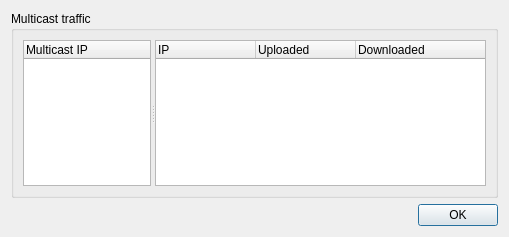
<?xml version="1.0" encoding="UTF-8"?>
<ui version="4.0">
 <class>MyOutputDialogClass</class>
 <widget class="QDialog" name="MyOutputDialogClass">
  <property name="geometry">
   <rect>
    <x>0</x>
    <y>0</y>
    <width>509</width>
    <height>237</height>
   </rect>
  </property>
  <property name="windowTitle">
   <string>My output dialog</string>
  </property>
  <property name="windowIcon">
   <iconset resource="images.qrc">
    <normaloff>:/images/lananalyzer.png</normaloff>:/images/lananalyzer.png</iconset>
  </property>
  <layout class="QGridLayout" name="gridLayout">
   <item row="0" column="0">
    <widget class="QGroupBox" name="groupBox">
     <property name="title">
      <string>Multicast traffic</string>
     </property>
     <layout class="QGridLayout" name="gridLayout_2">
      <item row="0" column="0">
       <widget class="QSplitter" name="splitter">
        <property name="orientation">
         <enum>Qt::Horizontal</enum>
        </property>
        <widget class="QTreeWidget" name="treeWidgetMulticast">
         <property name="sizePolicy">
          <sizepolicy hsizetype="Preferred" vsizetype="Expanding">
           <horstretch>0</horstretch>
           <verstretch>0</verstretch>
          </sizepolicy>
         </property>
         <property name="maximumSize">
          <size>
           <width>128</width>
           <height>16777215</height>
          </size>
         </property>
         <property name="editTriggers">
          <set>QAbstractItemView::NoEditTriggers</set>
         </property>
         <property name="showDropIndicator" stdset="0">
          <bool>false</bool>
         </property>
         <property name="rootIsDecorated">
          <bool>false</bool>
         </property>
         <property name="itemsExpandable">
          <bool>false</bool>
         </property>
         <column>
          <property name="text">
           <string>Multicast IP</string>
          </property>
         </column>
        </widget>
        <widget class="QTreeWidget" name="treeWidgetOther">
         <property name="editTriggers">
          <set>QAbstractItemView::NoEditTriggers</set>
         </property>
         <property name="showDropIndicator" stdset="0">
          <bool>false</bool>
         </property>
         <property name="selectionMode">
          <enum>QAbstractItemView::SingleSelection</enum>
         </property>
         <property name="rootIsDecorated">
          <bool>false</bool>
         </property>
         <property name="itemsExpandable">
          <bool>false</bool>
         </property>
         <column>
          <property name="text">
           <string>IP</string>
          </property>
         </column>
         <column>
          <property name="text">
           <string>Uploaded</string>
          </property>
         </column>
         <column>
          <property name="text">
           <string>Downloaded</string>
          </property>
         </column>
        </widget>
       </widget>
      </item>
     </layout>
    </widget>
   </item>
   <item row="1" column="0">
    <layout class="QHBoxLayout" name="horizontalLayout">
     <item>
      <spacer name="horizontalSpacer">
       <property name="orientation">
        <enum>Qt::Horizontal</enum>
       </property>
       <property name="sizeHint" stdset="0">
        <size>
         <width>40</width>
         <height>20</height>
        </size>
       </property>
      </spacer>
     </item>
     <item>
      <widget class="QPushButton" name="pushButtonOK">
       <property name="text">
        <string>OK</string>
       </property>
       <property name="icon">
        <iconset resource="images.qrc">
         <normaloff>:/images/o_ok.png</normaloff>:/images/o_ok.png</iconset>
       </property>
       <property name="autoDefault">
        <bool>false</bool>
       </property>
       <property name="default">
        <bool>true</bool>
       </property>
      </widget>
     </item>
    </layout>
   </item>
  </layout>
 </widget>
 <resources>
  <include location="images.qrc"/>
 </resources>
 <connections/>
</ui>
